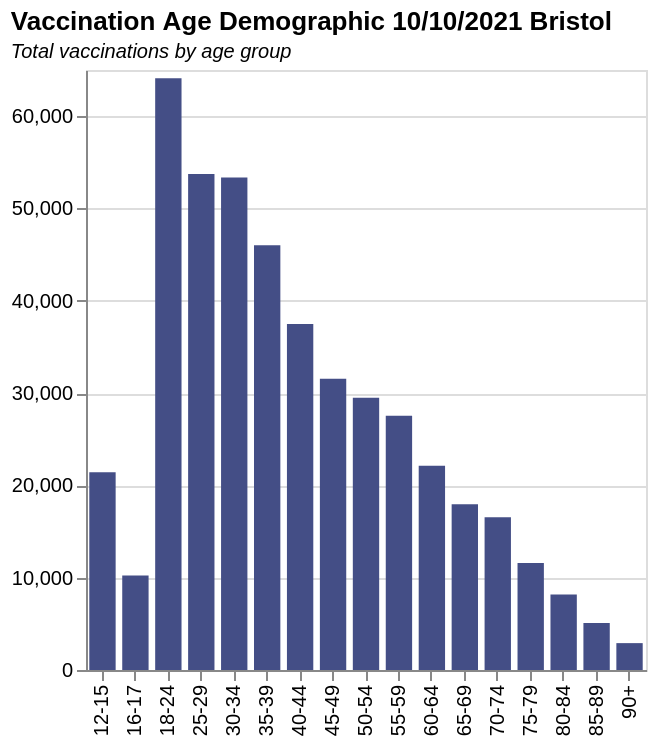

The Vega-Lite source for this figure:
### Vega-Lite specification from a JSON file in a GitHub repository (floating-point values rounded to 4 significant figures)
{"$schema": "https://vega.github.io/schema/vega-lite/v5.json", "description": "Vaccination Age Demographic 10/10/2021", "title": {"text": "Vaccination Age Demographic 10/10/2021 Bristol", "subtitle": "Total vaccinations by age group", "subtitleFontStyle": "italic", "subtitleFontSize": 10, "anchor": "start", "color": "black"}, "width": 280, "height": 300, "data": {"values": [{"a": "12-15", "b": 21429}, {"a": "16-17", "b": 10246}, {"a": "18-24", "b": 64118}, {"a": "25-29", "b": 53733}, {"a": "30-34", "b": 53347}, {"a": "35-39", "b": 46028}, {"a": "40-44", "b": 37477}, {"a": "45-49", "b": 31558}, {"a": "50-54", "b": 29502}, {"a": "55-59", "b": 27535}, {"a": "60-64", "b": 22133}, {"a": "65-69", "b": 17964}, {"a": "70-74", "b": 16541}, {"a": "75-79", "b": 11597}, {"a": "80-84", "b": 8170}, {"a": "85-89", "b": 5082}, {"a": "90+", "b": 2911}]}, "params": [{"name": "highlight", "select": {"type": "point", "on": "mouseover"}}, {"name": "select", "select": "point"}], "mark": {"type": "bar", "fill": "#444e86", "stroke": "black", "cursor": "pointer"}, "encoding": {"x": {"field": "a", "type": "ordinal", "title": ""}, "y": {"field": "b", "type": "quantitative", "title": ""}, "fillOpacity": {"condition": {"param": "select", "value": 1}, "value": 0.3}, "strokeWidth": {"condition": [{"param": "select", "empty": false, "value": 2}, {"param": "highlight", "empty": false, "value": 1}], "value": 0}}, "config": {"scale": {"bandPaddingInner": 0.2}}}
